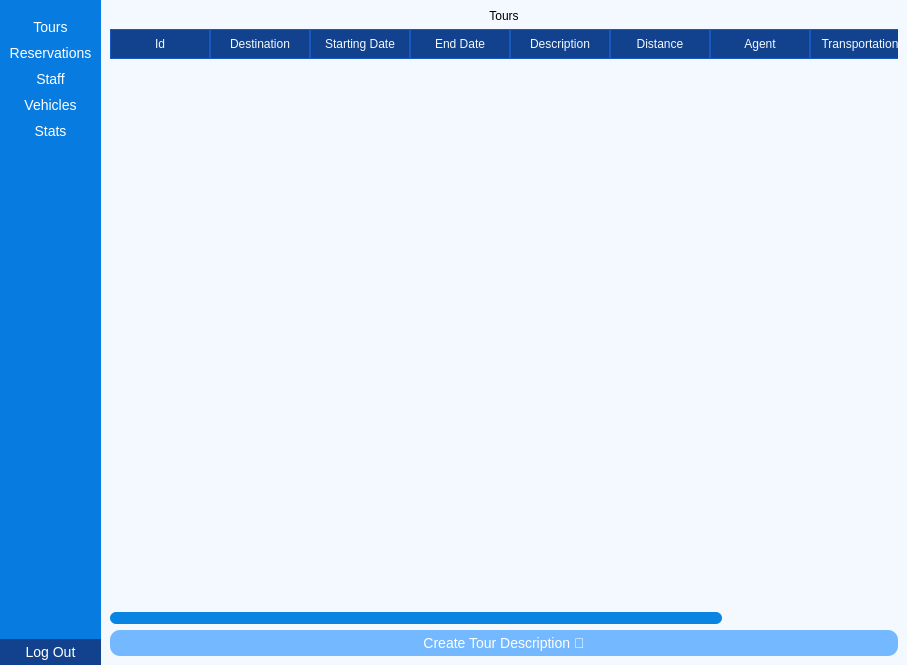
<?xml version="1.0" encoding="UTF-8"?>
<ui version="4.0">
 <class>MainWindow</class>
 <widget class="QMainWindow" name="MainWindow">
  <property name="geometry">
   <rect>
    <x>0</x>
    <y>0</y>
    <width>907</width>
    <height>665</height>
   </rect>
  </property>
  <property name="windowTitle">
   <string>MainWindow</string>
  </property>
  <property name="styleSheet">
   <string notr="true">QWidget{
font: 57 8pt &quot;Yu Gothic Medium&quot;;
}

QPushButton{
color:#fff;
border: 0px;
font-size: 14px;
padding: 5px;
background-color: rgb(8, 123, 225);
}

QPushButton:hover{
background-color: rgb(47, 142, 228);
}

QTableWidget {
border:none;
background-color: white; 
alternate-background-color: #f0f0f0;
}

QHeaderView::section {
    background-color: rgb(18, 65, 141);            
	color: rgb(243, 249, 254);
    font: 57 8pt &quot;Yu Gothic Medium&quot;;
    padding: 5px;
    border: 1px solid rgb(24, 89, 193); 
}

#QTableWidget QTableCornerButton::section {
    background-color: #74b9ff; /* Top-left corner color */
    border: 1px solid #0984e3;
	border-radius:5px;
}

QScrollBar:horizontal {
    border: none;
    background: #dfe6e9;  /* Background color of the scrollbar track */
    height: 12px;  /* Thickness of the scrollbar */
    margin: 0px 0px 0px 0px;
}

QScrollBar::handle:horizontal {
    background: #0984e3; /* Color of the scrollbar handle (slider) */
    min-width: 20px; /* Minimum width of the handle */
    border-radius: 6px; /* Rounded edges */
}

QScrollBar::handle:horizontal:hover {
    background: #74b9ff; /* Lighter color when hovered */
}

QScrollBar::add-line:horizontal, QScrollBar::sub-line:horizontal {
    background: none; /* Removes the small arrow buttons */
}

QScrollBar::add-page:horizontal, QScrollBar::sub-page:horizontal {
    background: none; /* Keeps empty space color same */
}

QListWidget{
	border: 1px solid rgb(161, 161, 161);	
	border-radius:10px;
}

QLineEdit{
	border: 1px solid rgb(18, 65, 141);	
	border-radius: 9px;
}</string>
  </property>
  <widget class="QWidget" name="centralwidget">
   <property name="styleSheet">
    <string notr="true"/>
   </property>
   <layout class="QHBoxLayout" name="horizontalLayout" stretch="1,8">
    <property name="spacing">
     <number>0</number>
    </property>
    <property name="leftMargin">
     <number>0</number>
    </property>
    <property name="topMargin">
     <number>0</number>
    </property>
    <property name="rightMargin">
     <number>0</number>
    </property>
    <property name="bottomMargin">
     <number>0</number>
    </property>
    <item>
     <widget class="QWidget" name="widget" native="true">
      <property name="styleSheet">
       <string notr="true">background-color: rgb(8, 123, 225);</string>
      </property>
      <layout class="QVBoxLayout" name="verticalLayout">
       <property name="spacing">
        <number>0</number>
       </property>
       <property name="leftMargin">
        <number>0</number>
       </property>
       <property name="topMargin">
        <number>0</number>
       </property>
       <property name="rightMargin">
        <number>0</number>
       </property>
       <property name="bottomMargin">
        <number>0</number>
       </property>
       <item>
        <widget class="QLabel" name="logoLabel">
         <property name="text">
          <string/>
         </property>
         <property name="pixmap">
          <pixmap>../Downloads/travel-agency (2).png</pixmap>
         </property>
         <property name="alignment">
          <set>Qt::AlignCenter</set>
         </property>
         <property name="margin">
          <number>20</number>
         </property>
        </widget>
       </item>
       <item>
        <widget class="QPushButton" name="homeBtn">
         <property name="styleSheet">
          <string notr="true">QPushButton{
color:#fff;
border: 0px;
font-size: 14px;
padding: 5px;
border-radius: 0px;
background-color: rgb(8, 123, 225);
}

QPushButton:hover{
background-color: rgb(18, 65, 141);
border-radius: 10px;
border-bottom: 2px solid #74b9ff;
}</string>
         </property>
         <property name="text">
          <string>Tours</string>
         </property>
        </widget>
       </item>
       <item>
        <widget class="QPushButton" name="reservationsBtn">
         <property name="styleSheet">
          <string notr="true">QPushButton{
color:#fff;
border: 0px;
font-size: 14px;
padding: 5px;
border-radius: 0px;
background-color: rgb(8, 123, 225);
}

QPushButton:hover{
background-color: rgb(18, 65, 141);
border-radius: 10px;
border-bottom: 2px solid #74b9ff;
}</string>
         </property>
         <property name="text">
          <string>Reservations</string>
         </property>
        </widget>
       </item>
       <item>
        <widget class="QPushButton" name="staffBtn">
         <property name="styleSheet">
          <string notr="true">QPushButton{
color:#fff;
border: 0px;
font-size: 14px;
padding: 5px;
border-radius: 0px;
background-color: rgb(8, 123, 225);
}

QPushButton:hover{
background-color: rgb(18, 65, 141);
border-radius: 10px;
border-bottom: 2px solid #74b9ff;
}</string>
         </property>
         <property name="text">
          <string>Staff</string>
         </property>
        </widget>
       </item>
       <item>
        <widget class="QPushButton" name="vehiclesBtn">
         <property name="styleSheet">
          <string notr="true">QPushButton{
color:#fff;
border: 0px;
font-size: 14px;
padding: 5px;
border-radius: 0px;
background-color: rgb(8, 123, 225);
}

QPushButton:hover{
background-color: rgb(18, 65, 141);
border-radius: 10px;
border-bottom: 2px solid #74b9ff;
}</string>
         </property>
         <property name="text">
          <string>Vehicles</string>
         </property>
        </widget>
       </item>
       <item>
        <widget class="QPushButton" name="statsBtn">
         <property name="styleSheet">
          <string notr="true">QPushButton{
color:#fff;
border: 0px;
font-size: 14px;
padding: 5px;
border-radius: 0px;
background-color: rgb(8, 123, 225);
}

QPushButton:hover{
background-color: rgb(18, 65, 141);
border-radius: 10px;
border-bottom: 2px solid #74b9ff;
}</string>
         </property>
         <property name="text">
          <string>Stats</string>
         </property>
        </widget>
       </item>
       <item>
        <spacer name="verticalSpacer">
         <property name="orientation">
          <enum>Qt::Vertical</enum>
         </property>
         <property name="sizeHint" stdset="0">
          <size>
           <width>20</width>
           <height>40</height>
          </size>
         </property>
        </spacer>
       </item>
       <item>
        <widget class="QPushButton" name="logOutBtn">
         <property name="styleSheet">
          <string notr="true">QPushButton{
color:#fff;
border: 0px;
font-size: 14px;
padding: 5px;
background-color: rgb(18, 65, 141);
}

QPushButton:hover{
background-color: rgb(47, 142, 228);
}






/*
QPushButton{
color:#fff;
border: 0px;
font-size: 14px;
padding: 5px;
background-color: rgb(233, 128, 0);
}

QPushButton:hover{
background-color:rgb(240, 168, 0);
}
*/</string>
         </property>
         <property name="text">
          <string>Log Out</string>
         </property>
        </widget>
       </item>
      </layout>
     </widget>
    </item>
    <item>
     <widget class="QStackedWidget" name="stackedWidget">
      <property name="enabled">
       <bool>true</bool>
      </property>
      <property name="contextMenuPolicy">
       <enum>Qt::DefaultContextMenu</enum>
      </property>
      <property name="acceptDrops">
       <bool>false</bool>
      </property>
      <property name="styleSheet">
       <string notr="true">background-color: rgb(243, 249, 254);</string>
      </property>
      <property name="currentIndex">
       <number>0</number>
      </property>
      <widget class="QWidget" name="homePage">
       <layout class="QGridLayout" name="gridLayout" rowstretch="0,0,0">
        <item row="1" column="0" colspan="3">
         <widget class="QTableWidget" name="tourTableWidget">
          <property name="styleSheet">
           <string notr="true"/>
          </property>
          <property name="cornerButtonEnabled">
           <bool>true</bool>
          </property>
          <column>
           <property name="text">
            <string>Id</string>
           </property>
          </column>
          <column>
           <property name="text">
            <string>Destination</string>
           </property>
          </column>
          <column>
           <property name="text">
            <string>Starting Date</string>
           </property>
          </column>
          <column>
           <property name="text">
            <string>End Date</string>
           </property>
          </column>
          <column>
           <property name="text">
            <string>Description</string>
           </property>
          </column>
          <column>
           <property name="text">
            <string>Distance</string>
           </property>
          </column>
          <column>
           <property name="text">
            <string>Agent</string>
           </property>
          </column>
          <column>
           <property name="text">
            <string>Transportation</string>
           </property>
          </column>
          <column>
           <property name="text">
            <string>Status</string>
           </property>
          </column>
         </widget>
        </item>
        <item row="2" column="0" colspan="3">
         <widget class="QPushButton" name="createTourDescriptionBtn">
          <property name="styleSheet">
           <string notr="true">QPushButton{
color:#fff;
border: 0px;
font-size: 14px;
padding: 5px;
background-color:#74b9ff;
border-radius: 10px;
}

QPushButton:hover{
background-color: rgb(136, 205, 255);
}</string>
          </property>
          <property name="text">
           <string>Create Tour Description 📝</string>
          </property>
         </widget>
        </item>
        <item row="0" column="0" colspan="3">
         <widget class="QLabel" name="label_2">
          <property name="text">
           <string>Tours</string>
          </property>
          <property name="alignment">
           <set>Qt::AlignCenter</set>
          </property>
         </widget>
        </item>
       </layout>
      </widget>
      <widget class="QWidget" name="reservationsPage">
       <property name="styleSheet">
        <string notr="true">QListWidget {
    border: none;
    background-color: white;
    alternate-background-color: #f0f0f0;
}

QListWidget::item {
    padding: 5px;
}

QListWidget::item:selected {
    background-color: #0078d7;  /* Μπλε highlight */
    color: white;
}</string>
       </property>
       <layout class="QHBoxLayout" name="horizontalLayout_2" stretch="2,8">
        <item>
         <layout class="QVBoxLayout" name="verticalLayout_2">
          <item>
           <widget class="QLabel" name="label">
            <property name="toolTip">
             <string>&lt;html&gt;&lt;head/&gt;&lt;body&gt;&lt;p align=&quot;center&quot;&gt;&lt;br/&gt;&lt;/p&gt;&lt;/body&gt;&lt;/html&gt;</string>
            </property>
            <property name="text">
             <string>&lt;html&gt;&lt;head/&gt;&lt;body&gt;&lt;p align=&quot;center&quot;&gt;Scheduled Tours&lt;/p&gt;&lt;/body&gt;&lt;/html&gt;</string>
            </property>
           </widget>
          </item>
          <item>
           <widget class="QListWidget" name="TourlistWidget">
            <property name="styleSheet">
             <string notr="true">QListWidget {
        font-size: 16px;
        color: rgb(18, 65, 141);
        background-color: white;
        border: 2px solid rgb(18, 65, 141);
        border-radius: 6px;
    }
    QListWidget::item {
        padding: 6px;
    }
    QListWidget::item:selected {
        background-color: rgb(18, 65, 141);
        color: white;
        border-radius: 4px;
    }</string>
            </property>
           </widget>
          </item>
          <item>
           <widget class="QLineEdit" name="TourslineEdit">
            <property name="styleSheet">
             <string notr="true">QLineEdit{
	border: 1px solid rgb(18, 65, 141);	
	border-radius: 9px;
}</string>
            </property>
           </widget>
          </item>
          <item>
           <widget class="QPushButton" name="add_Reservation_Button">
            <property name="styleSheet">
             <string notr="true">QPushButton{
color:#fff;
border: 0px;
font-size: 14px;
padding: 5px;
background-color: rgb(8, 123, 225);
border-radius: 10px;
}

QPushButton:hover{
background-color: rgb(47, 142, 228);
}</string>
            </property>
            <property name="text">
             <string>Create Reservation</string>
            </property>
           </widget>
          </item>
         </layout>
        </item>
        <item>
         <layout class="QVBoxLayout" name="verticalLayout_3">
          <property name="leftMargin">
           <number>0</number>
          </property>
          <item>
           <widget class="QTableWidget" name="ReservationtableWidget">
            <column>
             <property name="text">
              <string>Id</string>
             </property>
            </column>
            <column>
             <property name="text">
              <string>Client Name</string>
             </property>
            </column>
            <column>
             <property name="text">
              <string>Number Of People</string>
             </property>
            </column>
            <column>
             <property name="text">
              <string>Hotel</string>
             </property>
            </column>
            <column>
             <property name="text">
              <string>Cost</string>
             </property>
            </column>
            <column>
             <property name="text">
              <string>Payment Type</string>
             </property>
            </column>
           </widget>
          </item>
          <item>
           <widget class="QWidget" name="widget_3" native="true"/>
          </item>
          <item>
           <layout class="QHBoxLayout" name="horizontalLayout_3" stretch="6,4">
            <property name="topMargin">
             <number>0</number>
            </property>
            <item>
             <spacer name="horizontalSpacer">
              <property name="orientation">
               <enum>Qt::Horizontal</enum>
              </property>
              <property name="sizeHint" stdset="0">
               <size>
                <width>40</width>
                <height>20</height>
               </size>
              </property>
             </spacer>
            </item>
            <item>
             <widget class="QWidget" name="widget_4" native="true">
              <property name="minimumSize">
               <size>
                <width>246</width>
                <height>32</height>
               </size>
              </property>
              <property name="maximumSize">
               <size>
                <width>246</width>
                <height>32</height>
               </size>
              </property>
              <property name="styleSheet">
               <string notr="true">QWidget {
    border: 1px solid rgb(161, 161, 161);
    border-radius: 10px;
}

QWidget QLabel {
    font-size: 14px;
    font-weight: bold;
    color: rgb(18, 65, 141);
}</string>
              </property>
              <layout class="QHBoxLayout" name="horizontalLayout_4" stretch="4,6">
               <item>
                <widget class="QLabel" name="label_4">
                 <property name="styleSheet">
                  <string notr="true">border: none;</string>
                 </property>
                 <property name="text">
                  <string>Total Cost:</string>
                 </property>
                </widget>
               </item>
               <item>
                <widget class="QLabel" name="TotalCostlabel">
                 <property name="styleSheet">
                  <string notr="true">border:none;</string>
                 </property>
                 <property name="text">
                  <string>--</string>
                 </property>
                </widget>
               </item>
              </layout>
             </widget>
            </item>
           </layout>
          </item>
         </layout>
        </item>
       </layout>
      </widget>
      <widget class="QWidget" name="staffPage">
       <layout class="QGridLayout" name="gridLayout_2">
        <property name="leftMargin">
         <number>0</number>
        </property>
        <property name="topMargin">
         <number>0</number>
        </property>
        <property name="rightMargin">
         <number>0</number>
        </property>
        <property name="bottomMargin">
         <number>0</number>
        </property>
        <property name="spacing">
         <number>0</number>
        </property>
        <item row="0" column="0">
         <widget class="QTabWidget" name="tabWidget">
          <property name="styleSheet">
           <string notr="true">QTabBar{
border:none;
}

QTabBar::tab {
        background: rgb(220, 228, 231);
        
       
}

QTabBar::tab:selected {
        background: #087be1;
        color: white; 
}

QTabBar::tab:hover {
        background: #2f8ee4;
		color: white; 
}</string>
          </property>
          <property name="currentIndex">
           <number>0</number>
          </property>
          <widget class="QWidget" name="tab_2">
           <attribute name="title">
            <string>Travel Agents</string>
           </attribute>
           <layout class="QGridLayout" name="gridLayout_3">
            <item row="0" column="0" colspan="2">
             <widget class="QTableWidget" name="travelagentTableWidget">
              <property name="styleSheet">
               <string notr="true"/>
              </property>
              <column>
               <property name="text">
                <string>Id</string>
               </property>
              </column>
              <column>
               <property name="text">
                <string>Usename</string>
               </property>
              </column>
              <column>
               <property name="text">
                <string>Password</string>
               </property>
              </column>
              <column>
               <property name="text">
                <string>First Name</string>
               </property>
              </column>
              <column>
               <property name="text">
                <string>Last Name</string>
               </property>
              </column>
              <column>
               <property name="text">
                <string>Role</string>
               </property>
              </column>
              <column>
               <property name="text">
                <string>Hours</string>
               </property>
              </column>
              <column>
               <property name="text">
                <string>Salary</string>
               </property>
              </column>
             </widget>
            </item>
           </layout>
          </widget>
          <widget class="QWidget" name="widget_2">
           <attribute name="title">
            <string>Team Leaders</string>
           </attribute>
           <layout class="QGridLayout" name="gridLayout_4">
            <item row="0" column="0" colspan="2">
             <widget class="QTableWidget" name="teamleaderTableWidget">
              <property name="styleSheet">
               <string notr="true"/>
              </property>
              <column>
               <property name="text">
                <string>Id</string>
               </property>
              </column>
              <column>
               <property name="text">
                <string>First Name</string>
               </property>
              </column>
              <column>
               <property name="text">
                <string>Last Name</string>
               </property>
              </column>
              <column>
               <property name="text">
                <string>Payment</string>
               </property>
              </column>
              <column>
               <property name="text">
                <string>Skills</string>
               </property>
              </column>
             </widget>
            </item>
           </layout>
          </widget>
          <widget class="QWidget" name="tab">
           <attribute name="title">
            <string>Drivers</string>
           </attribute>
           <layout class="QGridLayout" name="gridLayout_5" columnstretch="0,0">
            <item row="0" column="0" colspan="2">
             <widget class="QTableWidget" name="driverTableWidget">
              <column>
               <property name="text">
                <string>Tax Code</string>
               </property>
              </column>
              <column>
               <property name="text">
                <string>First Name</string>
               </property>
              </column>
              <column>
               <property name="text">
                <string>Last Name</string>
               </property>
              </column>
              <column>
               <property name="text">
                <string>Type</string>
               </property>
              </column>
              <column>
               <property name="text">
                <string>Salary</string>
               </property>
              </column>
              <column>
               <property name="text">
                <string>Status</string>
               </property>
              </column>
             </widget>
            </item>
           </layout>
          </widget>
         </widget>
        </item>
       </layout>
      </widget>
      <widget class="QWidget" name="vehiclePage">
       <layout class="QGridLayout" name="gridLayout_6">
        <item row="0" column="0" colspan="2">
         <widget class="QTableWidget" name="busesTableWidget">
          <column>
           <property name="text">
            <string>Plate Number</string>
           </property>
          </column>
          <column>
           <property name="text">
            <string>Model</string>
           </property>
          </column>
          <column>
           <property name="text">
            <string>Year</string>
           </property>
          </column>
          <column>
           <property name="text">
            <string>Mileage</string>
           </property>
          </column>
          <column>
           <property name="text">
            <string>Company</string>
           </property>
          </column>
          <column>
           <property name="text">
            <string>RentalCost</string>
           </property>
          </column>
          <column>
           <property name="text">
            <string>Seats</string>
           </property>
          </column>
          <column>
           <property name="text">
            <string>Status</string>
           </property>
          </column>
          <column>
           <property name="text">
            <string>Contract Date</string>
           </property>
          </column>
         </widget>
        </item>
       </layout>
      </widget>
      <widget class="QWidget" name="statsPage">
       <widget class="QLabel" name="label_3">
        <property name="geometry">
         <rect>
          <x>280</x>
          <y>270</y>
          <width>201</width>
          <height>81</height>
         </rect>
        </property>
        <property name="text">
         <string>&lt;html&gt;&lt;head/&gt;&lt;body&gt;&lt;p&gt;&lt;span style=&quot; font-size:16pt;&quot;&gt;STATS TO DO!!&lt;/span&gt;&lt;/p&gt;&lt;/body&gt;&lt;/html&gt;</string>
        </property>
       </widget>
      </widget>
     </widget>
    </item>
   </layout>
  </widget>
 </widget>
 <resources/>
 <connections/>
</ui>
